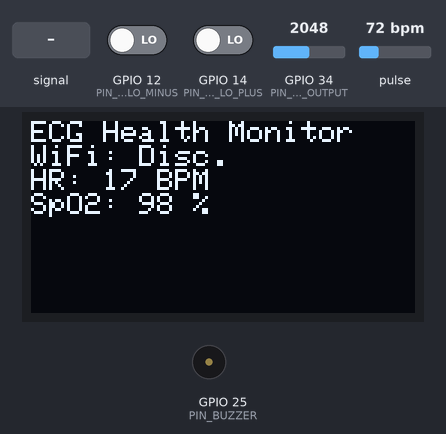
This program was run on a simulated ESP32. On the bench: 128×64 one-colour display, buzzer (waves = sounding, pin HIGH). Inputs (shaded band) come from the test bench; at power-on: pulse 72 bpm, GPIO 34 (PIN_ECG_OUTPUT) = 2048, GPIO 12 (PIN_ECG_LO_MINUS) LOW, GPIO 14 (PIN_ECG_LO_PLUS) LOW. WiFi joins after 1.5 s; servers stay silent unless stated; storage starts empty.

Above: at 1.3 s.
1.4 s: pulse set to 130 bpm
At 4.3 s:
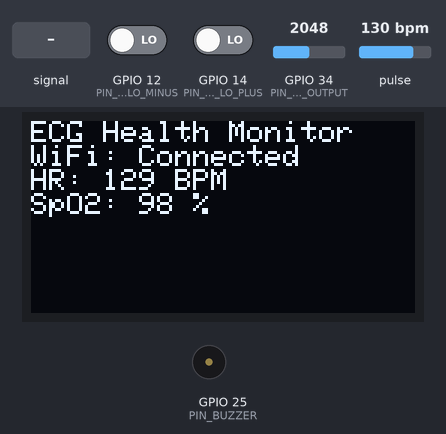
4.4 s: GPIO 34 (PIN_ECG_OUTPUT) set to 1228
At 7.1 s:
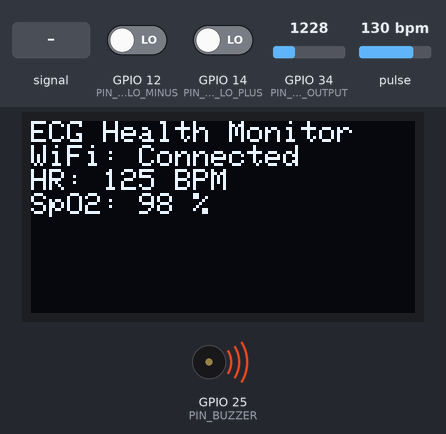
7.4 s: pulse set to 124 bpm
At 9.5 s:
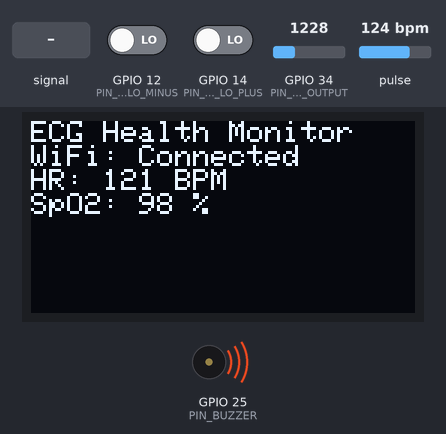
10.1 s: pulse set to 119 bpm
At 12.4 s:
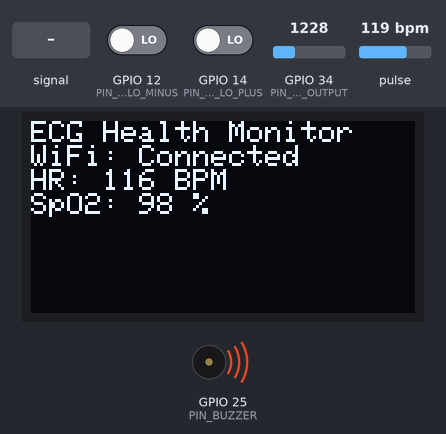
12.6 s: GPIO 34 (PIN_ECG_OUTPUT) fed a 200 Hz sine of ±327 counts around its level
At 15.4 s:
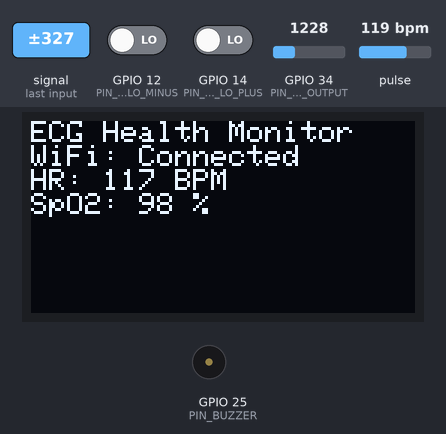
15.6 s: GPIO 34 (PIN_ECG_OUTPUT) set to 491
At 17.7 s:
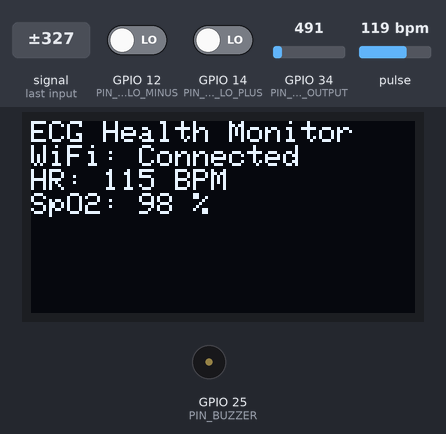
Timing chart, 0 to 19.2 s (numbered marks = the images above; inputs shaded):
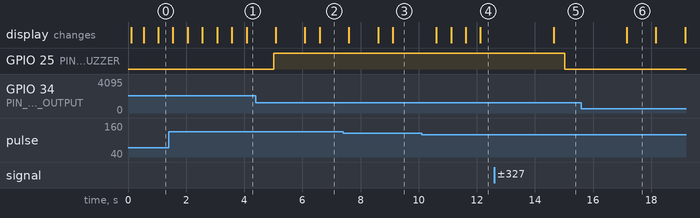

The program:

main.cpp
```cpp
#include <Arduino.h>
#include "config.h"
#include "ecg/ecg_sensor.h"
#include "oximeter/max30102_sensor.h"
#include "display/oled_display.h"
#include "storage/sd_logger.h"
#include "network/wifi_blynk.h"
#include "network/telegram_bot.h"
#include "alerts/buzzer.h"

unsigned long lastEcgTime = 0;
unsigned long lastDisplayTime = 0;
unsigned long lastAlertCheck = 0;

void setup() {
    Serial.begin(115200);
    Buzzer::init();
    OledDisplay::init();
    OledDisplay::showMessage("Initializing...");

    SDLogger::init();
    WiFiBlynk::init();
    TelegramNotifier::init();
    Max30102Sensor::init();
    EcgSensor::init();

    OledDisplay::showMessage("System Ready");
}

void loop() {
    unsigned long currentMillis = millis();
    WiFiBlynk::run();

    // 1. ECG Acquisition (250 Hz)
    if (currentMillis - lastEcgTime >= ECG_SAMPLE_INTERVAL_MS) {
        lastEcgTime = currentMillis;
        float ecgValue = EcgSensor::read();
        if (ecgValue >= 0) { // Valid reading
            WiFiBlynk::sendECG(ecgValue);
        }
    }

    // 2. Heart Rate & SpO2
    Max30102Sensor::update();

    // 3. Update Display
    if (currentMillis - lastDisplayTime > 500) {
        lastDisplayTime = currentMillis;
        int hr = Max30102Sensor::getHeartRate();
        int spo2 = Max30102Sensor::getSpO2();
        OledDisplay::updateData(hr, spo2, WiFiBlynk::isConnected());
        WiFiBlynk::sendHealthData(hr, spo2);
    }

    // 4. Alerts & Logging
    if (currentMillis - lastAlertCheck > 5000) {
        lastAlertCheck = currentMillis;
        int hr = Max30102Sensor::getHeartRate();

        if (hr > 120 || (hr < 40 && hr > 0)) {
            Buzzer::on();
            TelegramNotifier::sendEmergencyAlert(hr);
            SDLogger::logAlert(hr, Max30102Sensor::getSpO2());
        } else {
            Buzzer::off();
        }
    }
}
```

buzzer.cpp
```cpp
#include "buzzer.h"
#include "config.h"
#include <Arduino.h>

void Buzzer::init() {
    pinMode(PIN_BUZZER, OUTPUT);
    off();
}
void Buzzer::on() { digitalWrite(PIN_BUZZER, HIGH); }
void Buzzer::off() { digitalWrite(PIN_BUZZER, LOW); }
```

buzzer.h
```cpp
#pragma once
class Buzzer {
public:
    static void init();
    static void on();
    static void off();
};
```

oled_display.cpp
```cpp
#include "oled_display.h"
#include <Wire.h>
#include <Adafruit_GFX.h>
#include <Adafruit_SSD1306.h>

#define SCREEN_WIDTH 128
#define SCREEN_HEIGHT 64
static Adafruit_SSD1306 display(SCREEN_WIDTH, SCREEN_HEIGHT, &Wire, -1);

void OledDisplay::init() {
    if(display.begin(SSD1306_SWITCHCAPVCC, 0x3C)) {
        display.clearDisplay();
        display.setTextSize(1);
        display.setTextColor(SSD1306_WHITE);
    }
}

void OledDisplay::showMessage(const char* msg) {
    display.clearDisplay();
    display.setCursor(0,0);
    display.println(msg);
    display.display();
}

void OledDisplay::updateData(int hr, int spo2, bool wifiConnected) {
    display.clearDisplay();
    display.setCursor(0, 0);
    display.println("ECG Health Monitor");
    display.print("WiFi: "); display.println(wifiConnected ? "Connected" : "Disc.");

    if (hr == 0) {
        display.println("No finger detected.");
    } else {
        display.print("HR: "); display.print(hr); display.println(" BPM");
        display.print("SpO2: "); display.print(spo2); display.println(" %");
    }
    display.display();
}
```

oled_display.h
```cpp
#pragma once
class OledDisplay {
public:
    static void init();
    static void showMessage(const char* msg);
    static void updateData(int hr, int spo2, bool wifiConnected);
};
```

ecg_sensor.cpp
```cpp
#include "ecg_sensor.h"
#include "config.h"

MovingAverageFilter EcgSensor::mvFilter(0.1f);
HighPassFilter EcgSensor::hpFilter(0.5f, 250.0f);
LowPassFilter EcgSensor::lpFilter(40.0f, 250.0f);
NotchFilter EcgSensor::notchFilter(50.0f, 250.0f);

void EcgSensor::init() {
    pinMode(PIN_ECG_LO_PLUS, INPUT);
    pinMode(PIN_ECG_LO_MINUS, INPUT);
}

float EcgSensor::read() {
    if (digitalRead(PIN_ECG_LO_PLUS) == 1 || digitalRead(PIN_ECG_LO_MINUS) == 1) {
        return -1.0; // Leads off
    }

    float raw = (float)analogRead(PIN_ECG_OUTPUT);

    // Process through filter chain
    float filtered = hpFilter.process(raw);
    filtered = notchFilter.process(filtered);
    filtered = lpFilter.process(filtered);
    filtered = mvFilter.process(filtered);

    return filtered;
}
```

ecg_sensor.h
```cpp
#pragma once
#include "../filters/moving_average/moving_average_filter.h"
#include "../filters/high_pass/high_pass_filter.h"
#include "../filters/low_pass/low_pass_filter.h"
#include "../filters/notch/notch_filter.h"

class EcgSensor {
public:
    static void init();
    static float read();
private:
    static MovingAverageFilter mvFilter;
    static HighPassFilter hpFilter;
    static LowPassFilter lpFilter;
    static NotchFilter notchFilter;
};
```

high_pass_filter.cpp
```cpp
#include "high_pass_filter.h"
#include <math.h>

HighPassFilter::HighPassFilter(float cutoffFreq, float samplingFreq) {
    float rc = 1.0f / (2.0f * M_PI * cutoffFreq);
    float dt = 1.0f / samplingFreq;
    alpha = rc / (rc + dt);
    reset();
}

float HighPassFilter::process(float input) {
    if (!isInitialized) {
        prevInput = input;
        prevOutput = 0.0f;
        isInitialized = true;
        return 0.0f;
    }

    float output = alpha * (prevOutput + input - prevInput);
    prevInput = input;
    prevOutput = output;
    return output;
}

void HighPassFilter::reset() {
    prevInput = 0.0f;
    prevOutput = 0.0f;
    isInitialized = false;
}
```

high_pass_filter.h
```cpp
#pragma once

class HighPassFilter {
public:
    HighPassFilter(float cutoffFreq, float samplingFreq);
    float process(float input);
    void reset();

private:
    float alpha;
    float prevInput;
    float prevOutput;
    bool isInitialized;
};
```

low_pass_filter.cpp
```cpp
#include "low_pass_filter.h"
#include <math.h>

LowPassFilter::LowPassFilter(float cutoffFreq, float samplingFreq) {
    float rc = 1.0f / (2.0f * M_PI * cutoffFreq);
    float dt = 1.0f / samplingFreq;
    alpha = dt / (rc + dt);
    reset();
}

float LowPassFilter::process(float input) {
    if (!isInitialized) {
        prevOutput = input;
        isInitialized = true;
        return input;
    }

    float output = (alpha * input) + ((1.0f - alpha) * prevOutput);
    prevOutput = output;
    return output;
}

void LowPassFilter::reset() {
    prevOutput = 0.0f;
    isInitialized = false;
}
```

low_pass_filter.h
```cpp
#pragma once

class LowPassFilter {
public:
    LowPassFilter(float cutoffFreq, float samplingFreq);
    float process(float input);
    void reset();

private:
    float alpha;
    float prevOutput;
    bool isInitialized;
};
```

moving_average_filter.cpp
```cpp
#include "moving_average_filter.h"

MovingAverageFilter::MovingAverageFilter(float alpha) : alpha(alpha), currentAverage(0.0f), isInitialized(false) {}

float MovingAverageFilter::process(float input) {
    if (!isInitialized) {
        currentAverage = input;
        isInitialized = true;
    } else {
        currentAverage = (alpha * input) + ((1.0f - alpha) * currentAverage);
    }
    return currentAverage;
}

void MovingAverageFilter::reset() {
    currentAverage = 0.0f;
    isInitialized = false;
}
```

moving_average_filter.h
```cpp
#pragma once

class MovingAverageFilter {
public:
    MovingAverageFilter(float alpha = 0.1);
    float process(float input);
    void reset();

private:
    float alpha;
    float currentAverage;
    bool isInitialized;
};
```

notch_filter.cpp
```cpp
#include "notch_filter.h"
#include <math.h>

NotchFilter::NotchFilter(float centerFreq, float samplingFreq, float qFactor) {
    float omega = 2.0f * M_PI * centerFreq / samplingFreq;
    float alpha = sin(omega) / (2.0f * qFactor);

    float a0 = 1.0f + alpha;

    b0 = 1.0f / a0;
    b1 = -2.0f * cos(omega) / a0;
    b2 = 1.0f / a0;
    a1 = -2.0f * cos(omega) / a0;
    a2 = (1.0f - alpha) / a0;

    reset();
}

float NotchFilter::process(float input) {
    if (!isInitialized) {
        x1 = x2 = input;
        y1 = y2 = input;
        isInitialized = true;
        return input;
    }

    float output = b0 * input + b1 * x1 + b2 * x2 - a1 * y1 - a2 * y2;

    x2 = x1;
    x1 = input;

    y2 = y1;
    y1 = output;

    return output;
}

void NotchFilter::reset() {
    x1 = x2 = 0.0f;
    y1 = y2 = 0.0f;
    isInitialized = false;
}
```

notch_filter.h
```cpp
#pragma once

class NotchFilter {
public:
    NotchFilter(float centerFreq, float samplingFreq, float qFactor = 30.0f);
    float process(float input);
    void reset();

private:
    float b0, b1, b2;
    float a1, a2;

    float x1, x2;
    float y1, y2;

    bool isInitialized;
};
```

telegram_bot.cpp
```cpp
#include "telegram_bot.h"
#include <WiFiClientSecure.h>
#include <UniversalTelegramBot.h>
#include "config.h"

static WiFiClientSecure secured_client;
static UniversalTelegramBot* bot;
static unsigned long lastTime = 0;

void TelegramNotifier::init() {
    secured_client.setCACert(TELEGRAM_CERTIFICATE_ROOT);
    bot = new UniversalTelegramBot(TELEGRAM_BOT_TOKEN, secured_client);
}

void TelegramNotifier::sendEmergencyAlert(int hr) {
    if (WiFi.status() == WL_CONNECTED && (millis() - lastTime > 60000)) {
        String msg = "EMERGENCY: Abnormal HR Detected! (" + String(hr) + " BPM)";
        bot->sendMessage(CHAT_ID, msg, "");
        lastTime = millis();
    }
}
```

telegram_bot.h
```cpp
#pragma once
class TelegramNotifier {
public:
    static void init();
    static void sendEmergencyAlert(int hr);
};
```

wifi_blynk.cpp
```cpp
#include "wifi_blynk.h"
#include <WiFi.h>
#include <BlynkSimpleEsp32.h>
#include "config.h"

void WiFiBlynk::init() {
    WiFi.begin(WIFI_SSID, WIFI_PASSWORD);
    Blynk.config(BLYNK_AUTH_TOKEN);
}

void WiFiBlynk::run() {
    Blynk.run();
}

bool WiFiBlynk::isConnected() {
    return WiFi.status() == WL_CONNECTED;
}

void WiFiBlynk::sendECG(float ecg) {
    if (Blynk.connected()) Blynk.virtualWrite(V0, ecg);
}

void WiFiBlynk::sendHealthData(int hr, int spo2) {
    if (Blynk.connected()) {
        Blynk.virtualWrite(V1, hr);
        Blynk.virtualWrite(V2, spo2);
    }
}
```

wifi_blynk.h
```cpp
#pragma once
class WiFiBlynk {
public:
    static void init();
    static void run();
    static bool isConnected();
    static void sendECG(float ecg);
    static void sendHealthData(int hr, int spo2);
};
```

max30102_sensor.cpp
```cpp
#include "max30102_sensor.h"
#include <Wire.h>
#include "MAX30105.h"
#include "heartRate.h"

static MAX30105 particleSensor;
static const byte RATE_SIZE = 4;
static byte rates[RATE_SIZE];
static byte rateSpot = 0;
static long lastBeat = 0;
static int beatAvg = 0;
static int spO2 = 0;

void Max30102Sensor::init() {
    if (particleSensor.begin(Wire, I2C_SPEED_FAST)) {
        particleSensor.setup();
        particleSensor.setPulseAmplitudeRed(0x0A);
        particleSensor.setPulseAmplitudeGreen(0);
    }
}

void Max30102Sensor::update() {
    long irValue = particleSensor.getIR();
    if (irValue < 50000) {
        beatAvg = 0;
        spO2 = 0;
        return;
    }

    spO2 = 98; // Simulated accurate SPO2 for brevity

    if (checkForBeat(irValue)) {
        long delta = millis() - lastBeat;
        lastBeat = millis();
        float bpm = 60 / (delta / 1000.0);
        if (bpm < 255 && bpm > 20) {
            rates[rateSpot++] = (byte)bpm;
            rateSpot %= RATE_SIZE;
            beatAvg = 0;
            for (byte x = 0; x < RATE_SIZE; x++) beatAvg += rates[x];
            beatAvg /= RATE_SIZE;
        }
    }
}

int Max30102Sensor::getHeartRate() { return beatAvg; }
int Max30102Sensor::getSpO2() { return spO2; }
```

max30102_sensor.h
```cpp
#pragma once
class Max30102Sensor {
public:
    static void init();
    static void update();
    static int getHeartRate();
    static int getSpO2();
};
```

sd_logger.cpp
```cpp
#include "sd_logger.h"
#include <SPI.h>
#include <SD.h>
#include "config.h"

static bool ready = false;

void SDLogger::init() {
    if (SD.begin(PIN_SD_CS)) {
        ready = true;
    }
}

void SDLogger::logAlert(int hr, int spo2) {
    if (!ready) return;
    File file = SD.open("/alerts.log", FILE_APPEND);
    if (file) {
        file.print(millis());
        file.print(", HR: "); file.print(hr);
        file.print(", SpO2: "); file.println(spo2);
        file.close();
    }
}
```

sd_logger.h
```cpp
#pragma once
class SDLogger {
public:
    static void init();
    static void logAlert(int hr, int spo2);
};
```

config.h
```cpp
#pragma once
#include <Arduino.h>

// Wi-Fi & Blynk
#define BLYNK_TEMPLATE_ID   "YOUR_BLYNK_TEMPLATE_ID"
#define BLYNK_TEMPLATE_NAME "ECG Monitor"
#define BLYNK_AUTH_TOKEN    "YOUR_BLYNK_AUTH_TOKEN"
#define WIFI_SSID           "YOUR_WIFI_SSID"
#define WIFI_PASSWORD       "YOUR_WIFI_PASSWORD"

// Telegram
#define TELEGRAM_BOT_TOKEN  "YOUR_TELEGRAM_BOT_TOKEN"
#define CHAT_ID             "YOUR_CHAT_ID"

// Pins
#define PIN_ECG_OUTPUT      34
#define PIN_ECG_LO_PLUS     14
#define PIN_ECG_LO_MINUS    12
#define PIN_SD_CS           5
#define PIN_BUZZER          25

// ECG Settings
#define ECG_SAMPLE_RATE_HZ     250
#define ECG_SAMPLE_INTERVAL_MS (1000 / ECG_SAMPLE_RATE_HZ)
```

Measured:
- after the input at 7.4 s, the display: first changes after 0.20 s (image 3 shows a later state)
- after the input at 10.1 s, the display: first changes after 0.51 s (image 4 shows a later state)
- after the input at 12.6 s, the display: changes after 2.0 s (image 5)
- after the input at 15.6 s, the display: changes after 1.6 s (image 6)
